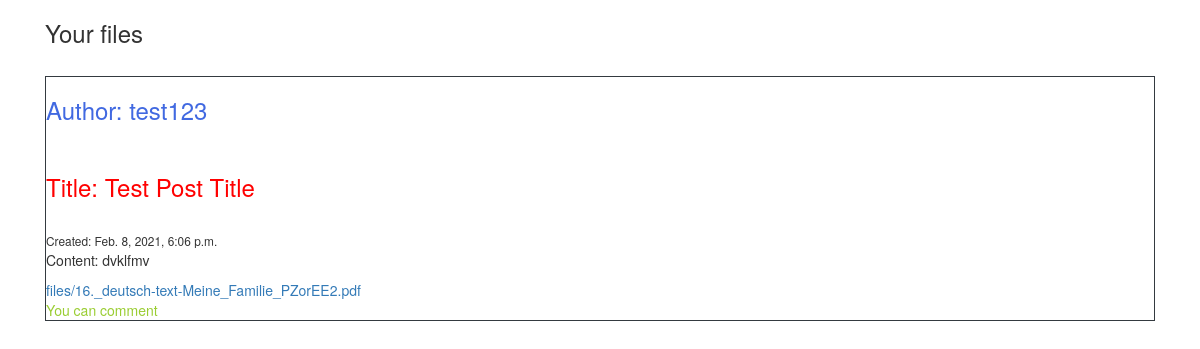
Screenshot of /sharedfiles/ (signed in) with the database file from the repository.
### account/models.py (models this page shows, shortened)
class File(models.Model):
    username=models.ForeignKey(User,on_delete=models.CASCADE)
    title=models.CharField( max_length=200)
    content=models.TextField(max_length=200)
    date_posted=models.DateTimeField(auto_now_add=True)
    date_updated=models.DateTimeField(auto_now=True)
    date_expired=models.DateTimeField(default=get_default_my_date)
    commentPermit=models.ManyToManyField(User,related_name='commentpermit')
    showPermit=models.ManyToManyField(User,related_name='showpermit')
    file=models.FileField(upload_to='files', max_length=100)

### account/decorators.py (the view)
        def wrapper_func(request,*args,**kwargs):
            group=None
            if request.user.groups.exists():
                group=request.user.groups.all()[0].name
            if group in allowed_roles:
                return view_func(request,*args,**kwargs)
            else:
                return HttpResponse("You are not authorized")

### account/views.py (called while the page is built)
@login_required(login_url='login')
@allowedUsers(allowed_roles=['customer'])
def sharedfiles(request):
    fileShow=File.objects.filter(showPermit=request.user.id)
    fileComment=File.objects.filter(commentPermit=request.user.id)
    myfiles=File.objects.filter(username_id=request.user.id)
    context={'title':'Shared files','fileShow':fileShow,'fileComment':fileComment,'myfiles':myfiles}
    return render(request,'account/sharedfiles.html',context)

### account/templates/account/sharedfiles.html (shortened to what this page needs)
<!DOCTYPE html>
<html lang="en">
<head>
    <link rel="stylesheet" href="https://stackpath.bootstrapcdn.com/bootstrap/4.3.1/css/bootstrap.min.css">
    <link rel="stylesheet" href="https://maxcdn.bootstrapcdn.com/bootstrap/3.3.7/css/bootstrap.min.css">
</head>
<body>
    <div class="container">
        {% if myfiles %}
            <h3>Your files</h3><br>
            {% for file in myfiles  %}
                <div class="border border-dark">
                    <h3 style="color: royalblue;">Author: {{file.username}}</h3><br>
                    <h3 style="color: red;" >Title: {{file.title}}</h3><br>
                    <small>Created: {{file.date_posted}}</small><br>
                    <p>Content: {{file.content}}</p>
                    <a href="{{file.file.url}}">{{file.file}}</a><br>
                    <a href="{% url 'file' file.id %}" style="color:yellowgreen;">You can comment</a>
                </div>
            {% endfor %}
        {% endif %}
    </div>
</body>
</html>

### rows the page displays
File: username "test123", title "Test Post Title", date_posted "Feb. 8, 2021, 6:06 p.m.", content "dvklfmv", file "files/16._deutsch-text-Meine_Familie_PZorEE2.pdf"
